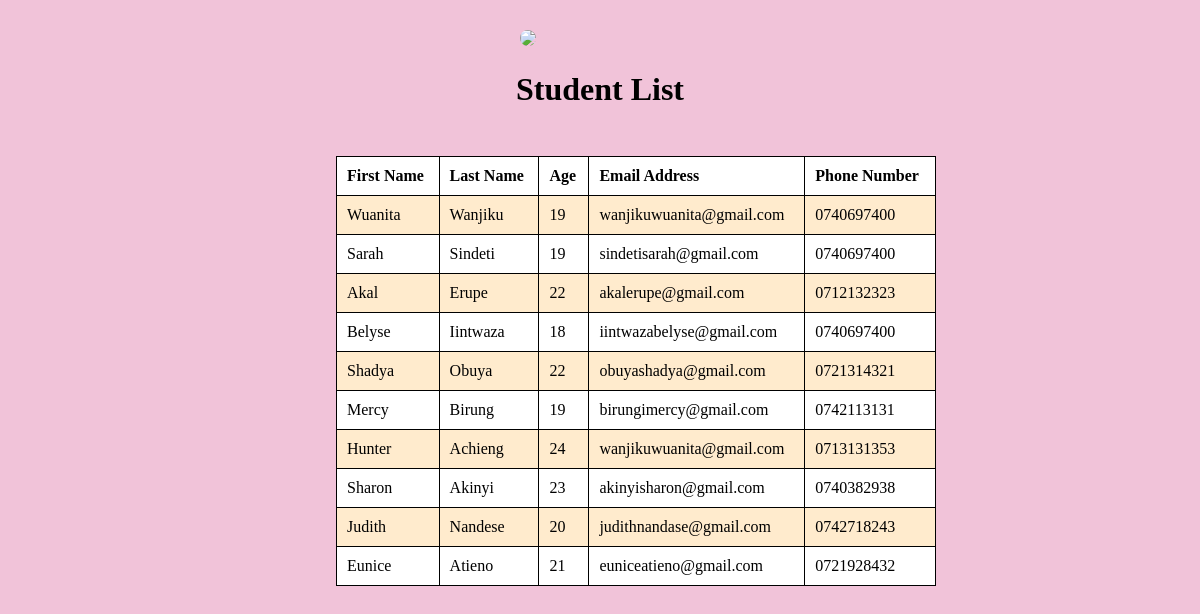
The page /student/list/ on the database its author committed.
### student/models.py (models this page shows)
class Student(models.Model):
    profile_pic = models.ImageField(upload_to = 'images/')
    first_name=models.CharField(max_length=12, null=True)
    last_name=models.CharField(max_length=12, null=True)
    gender_choice=(
        ('1','Female'),
        ('2','Male'),
        ('3','none')
    )
    gender=models.CharField(max_length=8,choices=gender_choice, null=True)
    age=models.PositiveSmallIntegerField(null=True)
    date_of_birth=models.DateField(null=True)
    phone_number=models.CharField(max_length=10)
    nationality_choice=(
        ('1','Rwandan'),
        ('2','Kenyan'),
        ('3','Ugandan'),
        ('4','SouthSudanes'),
        ('5','Sudanes')
    )
    nationality=models.CharField(max_length=15,choices=nationality_choice)
    national_Id=models.CharField(max_length=20)
    email_address=models.EmailField(null=True)
    admission_date=models.DateField(null=True, blank=True)
    medical_form=models.FileField(upload_to="documents/",null=True)
    laptop_serial_number=models.CharField(max_length=30, null=True, blank= True)
    academic_year=models.CharField(max_length=12)
    course_name=models.CharField(max_length=25, null=True, blank=True)

### student/views.py (the view)
# urls.py: path("list/", student_list, name = "list"),
def student_list(request):
    students = Student.objects.all()
    return render(request, "student_list.htm", {"students":students})

### student/templates/student_list.htm (shortened to what this page needs)
<!DOCTYPE html>
<html lang="en">
<head>
</head>
<body>
    <img class = "pic" src="https://encrypted-tbn0.gstatic.com/images?q=tbn:ANd9GcQAriIaiHNiXxhv7x1m99
    _HC9s55DEELgOHPEobCvdI3OFyx5LGDE0EHUZf3WG5cdvMh6A&usqp=CAU">
    <center><h1>Student List</h1></center>
    <table class="table">
        <tr>
            <th>First Name</th>
            <th>Last Name</th>
            <th>Age</th>
            <th>Email Address</th>
            <th>Phone Number</th>
        </tr>
        {% for student in students%}
        <tr>
            <td>
                {{student.first_name}}
            </td>
            <td>
                {{student.last_name}}
            </td>
            <td>
                {{student.age}}
            </td>
            <td>
                {{student.email_address}}
            </td>
            <td>
                {{student.phone_number}}
            </td>
        </tr>
        {% endfor %}
    </table>
</body>
</html>

### student/templates/student_list.htm (style rules this page uses)
body { margin: 0; padding: 0; background-color: rgb(241, 195, 217); }
table { width: 600px; margin-left: 28%; margin-top: 4%; margin-bottom: 8%; }
th, caption { text-align: left; }
table, th, td { border: 1px solid #000; border-collapse: collapse; }
th, td { padding: 10px; }
tr:nth-child(even) { background-color: blanchedalmond; }
tr:nth-child(odd) { background-color:rgb(255, 255, 255); }
.pic { text-align: center; height: 90px; border-radius: 20px; margin-left: 520px; margin-top: 30px; }

### rows shown on the page
Student: first_name "Wuanita", last_name "Wanjiku", age "19", email_address "wanjikuwuanita@gmail.com", phone_number "0740697400"
Student: first_name "Sarah", last_name "Sindeti", age "19", email_address "sindetisarah@gmail.com", phone_number "0740697400"
Student: first_name "Akal", last_name "Erupe", age "22", email_address "akalerupe@gmail.com", phone_number "0712132323"
Student: first_name "Belyse", last_name "Iintwaza", age "18", email_address "iintwazabelyse@gmail.com", phone_number "0740697400"
Student: first_name "Shadya", last_name "Obuya", age "22", email_address "obuyashadya@gmail.com", phone_number "0721314321"
Student: first_name "Mercy", last_name "Birung", age "19", email_address "birungimercy@gmail.com", phone_number "0742113131"
Student: first_name "Hunter", last_name "Achieng", age "24", email_address "wanjikuwuanita@gmail.com", phone_number "0713131353"
Student: first_name "Sharon", last_name "Akinyi", age "23", email_address "akinyisharon@gmail.com", phone_number "0740382938"
Student: first_name "Judith", last_name "Nandese", age "20", email_address "judithnandase@gmail.com", phone_number "0742718243"
Student: first_name "Eunice", last_name "Atieno", age "21", email_address "euniceatieno@gmail.com", phone_number "0721928432"
